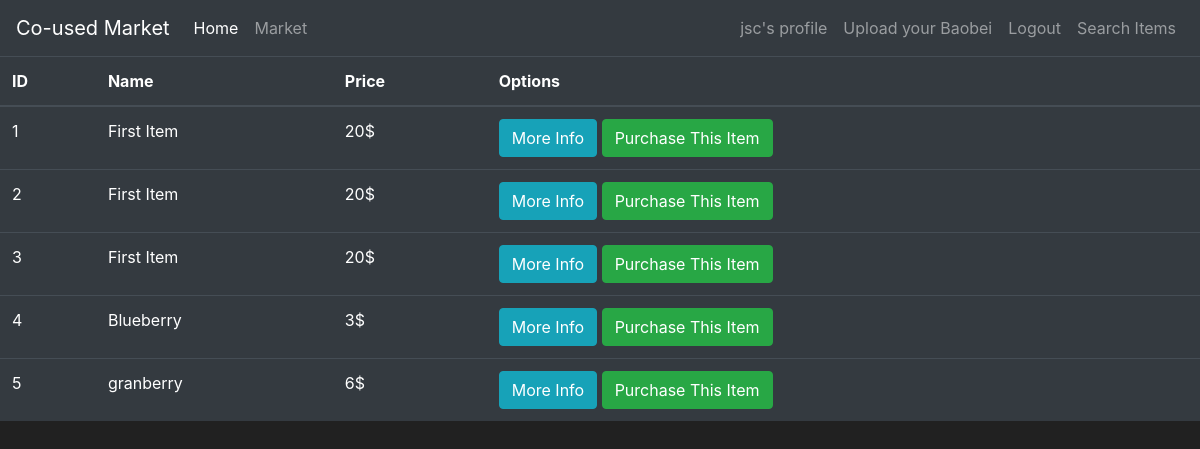
The app's page /market (signed in) with its own data.
### market/models.py (models this page shows, shortened)
class User(db.Model, UserMixin):
	id = db.Column(db.Integer(), primary_key=True)
	username = db.Column(db.String(length=30), nullable=False, unique=True)
	email_address = db.Column(db.String(length=50), nullable=False, unique=True)
	password_hash = db.Column(db.String(length=60), nullable=False)
	budget = db.Column(db.Integer(), nullable=False, default=1000)
	items = db.relationship('Item', backref='owned_user', lazy=True)
	@property
	def password(self):
		return self.password

class Posting(db.Model):
	id = db.Column(db.Integer(), primary_key=True)
	itemname = db.Column(db.String(length=30), nullable=False, unique=False)
	email_address = db.Column(db.String(length=50), nullable=False, unique=True)
	phone = db.Column(db.String(length=15), nullable=False, unique=False)
	date = db.Column(db.String(length=10), nullable=True, unique=False)
	pick_address = db.Column(db.String(length=30), nullable=False, unique=False)
	price = db.Column(db.Integer(), nullable=False)
	description = db.Column(db.String(length=300), nullable=False, unique=False)
	image = db.Column(db.String(length=100), nullable=True, unique=True)

### market/routes.py (the view)
@app.route('/market')
def market_page():
    postings = Posting.query.all()
    return render_template('market.html', postings=postings)

### market/models.py (called while the page is built)
@login_manager.user_loader
def load_user(user_id):
    return User.query.get(int(user_id))

### market/templates/market.html (shortened to what this page needs)
{% extends 'base.html' %}
{% block content %}
    <table class="table table-hover table-dark">
      <thead>
          <tr>
              <th scope="col">ID</th>
              <th scope="col">Name</th>
              <th scope="col">Price</th>
              <th scope="col">Options</th>
          </tr>
      </thead>
      <tbody>
          {% for posting in postings %}
            <tr>
                <td>{{ posting.id }}</td>
                <td>{{ posting.itemname }}</td>
                <td>{{ posting.price }}$</td>
                <td>
                  <a href="{{ url_for('info_page', id=posting.id)}}">
                    <button class="btn btn-outline btn-info">More Info</button>
                  </a>
                  <button class="btn btn-outline btn-success">Purchase This Item</button>
                </td>
            </tr>
          {% endfor %}
      </tbody>
    </table>
{% endblock %}

### market/templates/base.html (shortened to what this page needs)
<!doctype html>
<html lang="en">
   <head>
      <link rel="stylesheet" href="https://cdn.jsdelivr.net/npm/bootstrap@4.5.3/dist/css/bootstrap.min.css">
   </head>
   <body>
      <nav class="navbar navbar-expand-md navbar-dark bg-dark">
         <a class="navbar-brand" href="#">Co-used Market</a>
         <div class="collapse navbar-collapse" id="navbarNav">
           <ul class="navbar-nav mr-auto">
             <li class="nav-item active">
                 <a class="nav-link" href="{{ url_for('home_page') }}">Home <span class="sr-only">(current)</span></a>
             </li>
             <li class="nav-item">
                 <a class="nav-link" href="{{ url_for('market_page') }}">Market</a>
             </li>
           </ul>
            {% if current_user.is_authenticated %}
             <ul class="navbar-nav">
               <li class="nav-item">
                   <a class="nav-link" href="{{ url_for('profile_page', userid=current_user.id) }}" > {{ current_user.username }}'s profile</a>
               </li>
               <li class="nav-item">
                   <a class="nav-link" href="{{ url_for('upload_page') }}">Upload your Baobei</a>
               </li>
               <li class="nav-item">
                   <a class="nav-link" href="{{ url_for('logout_page') }}">Logout</a>
               </li>
               <li class="nav-item">
                   <a class="nav-link" href="{{ url_for('search_page') }}">Search Items</a>
               </li>
             </ul>
            {% endif %}
         </div>
      </nav>
      {% block content %}
      {% endblock %}
   </body>
</html>

### market/templates/base.html (style rules this page uses)
body { background-color: #212121; color: white }

### records on screen
User: username "jsc"
Posting: id "1", itemname "First Item", price "20"
Posting: id "2", itemname "First Item", price "20"
Posting: id "3", itemname "First Item", price "20"
Posting: id "4", itemname "Blueberry", price "3"
Posting: id "5", itemname "granberry", price "6"
